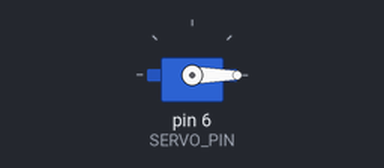
A sketch run on a simulated Arduino Uno, built with avr-gcc and run on an emulated ATmega328P. Shown: servo.

Above: at 0.05 s.
At 3.0 s:
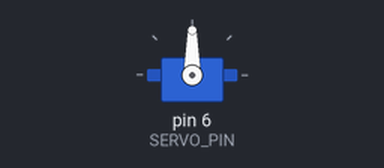
At 6.0 s:
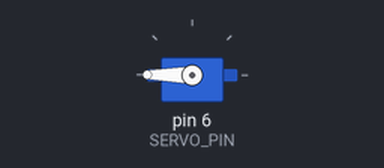
Timing chart, 0 to 7.8 s (numbered marks = the images above):
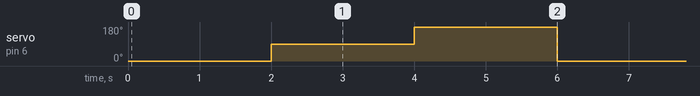

Measured:
- by itself, servo on pin 6 (SERVO_PIN): repeats every 6.0 s: 180° 2.0 s, 0° 2.0 s, 90° 2.0 s

The sketch:

servo_aud.ino
```cpp
#include <Servo.h>

#define SERVO_PIN 6

Servo servo1;

void setup() {
   servo1.attach(SERVO_PIN);
}

void loop() {
   servo1.write(0);
   delay(2000);

   servo1.write(90);
   delay(2000);

   servo1.write(180);
   delay(2000);
}
```
